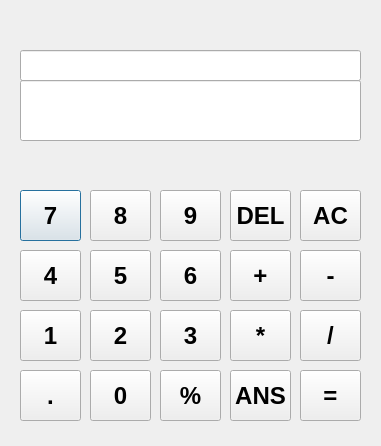
<?xml version="1.0" encoding="UTF-8"?>
<ui version="4.0">
 <class>a_calculator</class>
 <widget class="QDialog" name="a_calculator">
  <property name="geometry">
   <rect>
    <x>0</x>
    <y>0</y>
    <width>381</width>
    <height>446</height>
   </rect>
  </property>
  <property name="font">
   <font>
    <pointsize>18</pointsize>
    <weight>75</weight>
    <italic>false</italic>
    <bold>true</bold>
   </font>
  </property>
  <property name="windowTitle">
   <string>Dialog</string>
  </property>
  <widget class="QLineEdit" name="lineEdit">
   <property name="geometry">
    <rect>
     <x>20</x>
     <y>50</y>
     <width>341</width>
     <height>31</height>
    </rect>
   </property>
  </widget>
  <widget class="QPushButton" name="pushButton">
   <property name="geometry">
    <rect>
     <x>20</x>
     <y>190</y>
     <width>61</width>
     <height>51</height>
    </rect>
   </property>
   <property name="text">
    <string>7</string>
   </property>
  </widget>
  <widget class="QPushButton" name="pushButton_2">
   <property name="geometry">
    <rect>
     <x>90</x>
     <y>190</y>
     <width>61</width>
     <height>51</height>
    </rect>
   </property>
   <property name="text">
    <string>8</string>
   </property>
  </widget>
  <widget class="QPushButton" name="pushButton_3">
   <property name="geometry">
    <rect>
     <x>160</x>
     <y>190</y>
     <width>61</width>
     <height>51</height>
    </rect>
   </property>
   <property name="text">
    <string>9</string>
   </property>
  </widget>
  <widget class="QPushButton" name="pushButton_4">
   <property name="geometry">
    <rect>
     <x>230</x>
     <y>190</y>
     <width>61</width>
     <height>51</height>
    </rect>
   </property>
   <property name="text">
    <string>DEL</string>
   </property>
  </widget>
  <widget class="QPushButton" name="pushButton_5">
   <property name="geometry">
    <rect>
     <x>160</x>
     <y>250</y>
     <width>61</width>
     <height>51</height>
    </rect>
   </property>
   <property name="text">
    <string>6</string>
   </property>
  </widget>
  <widget class="QPushButton" name="add">
   <property name="geometry">
    <rect>
     <x>230</x>
     <y>250</y>
     <width>61</width>
     <height>51</height>
    </rect>
   </property>
   <property name="text">
    <string>+</string>
   </property>
  </widget>
  <widget class="QPushButton" name="pushButton_7">
   <property name="geometry">
    <rect>
     <x>90</x>
     <y>250</y>
     <width>61</width>
     <height>51</height>
    </rect>
   </property>
   <property name="text">
    <string>5</string>
   </property>
  </widget>
  <widget class="QPushButton" name="pushButton_8">
   <property name="geometry">
    <rect>
     <x>20</x>
     <y>250</y>
     <width>61</width>
     <height>51</height>
    </rect>
   </property>
   <property name="text">
    <string>4</string>
   </property>
  </widget>
  <widget class="QPushButton" name="pushButton_9">
   <property name="geometry">
    <rect>
     <x>160</x>
     <y>310</y>
     <width>61</width>
     <height>51</height>
    </rect>
   </property>
   <property name="text">
    <string>3</string>
   </property>
  </widget>
  <widget class="QPushButton" name="multiply">
   <property name="geometry">
    <rect>
     <x>230</x>
     <y>310</y>
     <width>61</width>
     <height>51</height>
    </rect>
   </property>
   <property name="text">
    <string>*</string>
   </property>
  </widget>
  <widget class="QPushButton" name="pushButton_11">
   <property name="geometry">
    <rect>
     <x>160</x>
     <y>370</y>
     <width>61</width>
     <height>51</height>
    </rect>
   </property>
   <property name="text">
    <string>%</string>
   </property>
  </widget>
  <widget class="QPushButton" name="pushButton_12">
   <property name="geometry">
    <rect>
     <x>90</x>
     <y>370</y>
     <width>61</width>
     <height>51</height>
    </rect>
   </property>
   <property name="text">
    <string>0</string>
   </property>
  </widget>
  <widget class="QPushButton" name="pushButton_13">
   <property name="geometry">
    <rect>
     <x>20</x>
     <y>370</y>
     <width>61</width>
     <height>51</height>
    </rect>
   </property>
   <property name="text">
    <string>.</string>
   </property>
  </widget>
  <widget class="QPushButton" name="pushButton_14">
   <property name="geometry">
    <rect>
     <x>90</x>
     <y>310</y>
     <width>61</width>
     <height>51</height>
    </rect>
   </property>
   <property name="text">
    <string>2</string>
   </property>
  </widget>
  <widget class="QPushButton" name="pushButton_15">
   <property name="geometry">
    <rect>
     <x>20</x>
     <y>310</y>
     <width>61</width>
     <height>51</height>
    </rect>
   </property>
   <property name="text">
    <string>1</string>
   </property>
  </widget>
  <widget class="QPushButton" name="pushButton_17">
   <property name="geometry">
    <rect>
     <x>300</x>
     <y>190</y>
     <width>61</width>
     <height>51</height>
    </rect>
   </property>
   <property name="text">
    <string>AC</string>
   </property>
  </widget>
  <widget class="QPushButton" name="pushButton_18">
   <property name="geometry">
    <rect>
     <x>300</x>
     <y>370</y>
     <width>61</width>
     <height>51</height>
    </rect>
   </property>
   <property name="text">
    <string>=</string>
   </property>
  </widget>
  <widget class="QPushButton" name="division">
   <property name="geometry">
    <rect>
     <x>300</x>
     <y>310</y>
     <width>61</width>
     <height>51</height>
    </rect>
   </property>
   <property name="text">
    <string>/</string>
   </property>
  </widget>
  <widget class="QPushButton" name="subtract">
   <property name="geometry">
    <rect>
     <x>300</x>
     <y>250</y>
     <width>61</width>
     <height>51</height>
    </rect>
   </property>
   <property name="text">
    <string>-</string>
   </property>
  </widget>
  <widget class="QPushButton" name="pushButton_19">
   <property name="geometry">
    <rect>
     <x>230</x>
     <y>370</y>
     <width>61</width>
     <height>51</height>
    </rect>
   </property>
   <property name="text">
    <string>ANS</string>
   </property>
  </widget>
  <widget class="QLineEdit" name="lineEdit_2">
   <property name="geometry">
    <rect>
     <x>20</x>
     <y>80</y>
     <width>341</width>
     <height>61</height>
    </rect>
   </property>
  </widget>
 </widget>
 <resources/>
 <connections/>
</ui>
